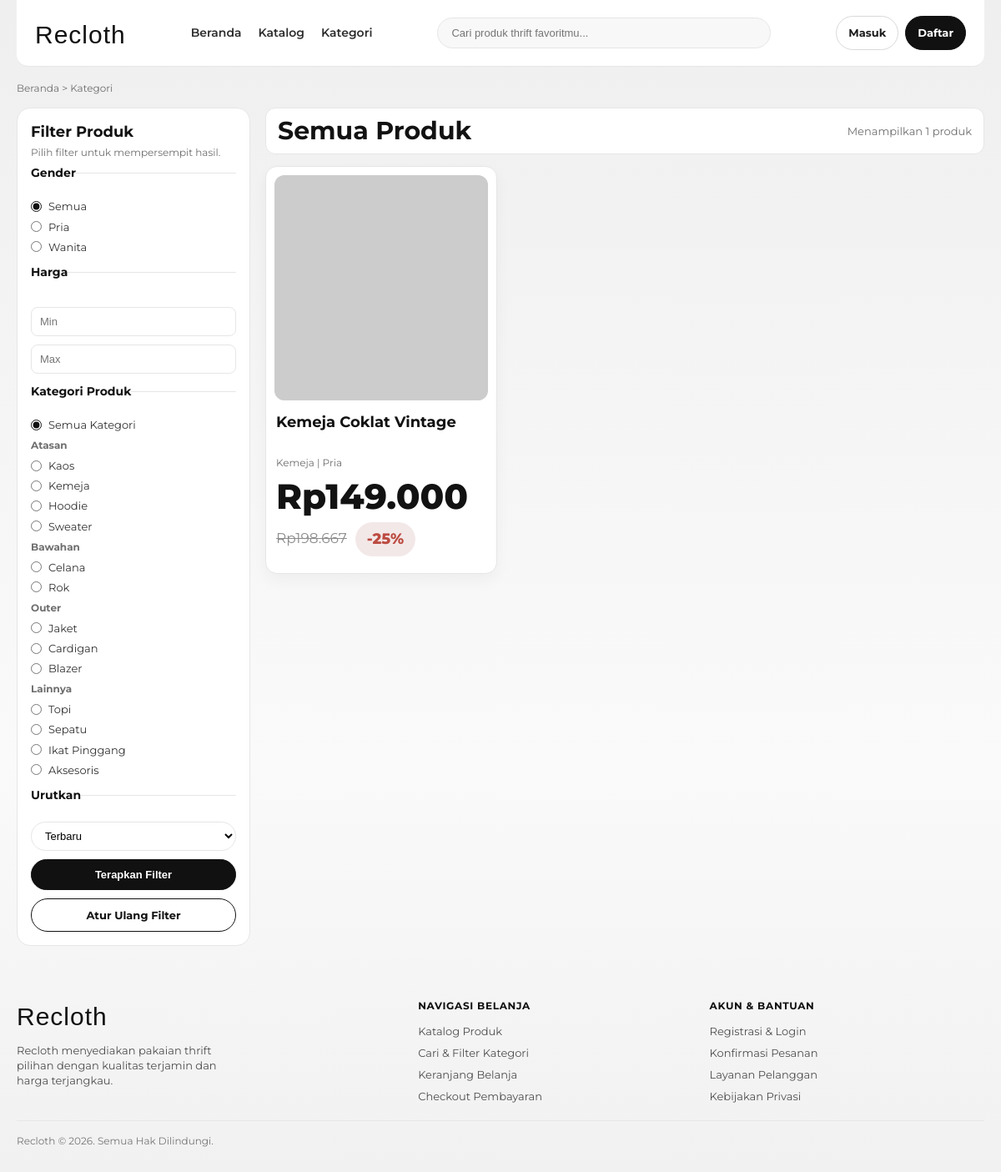
Page /src/user/category.php on the committed database.
### tables this page shows
CREATE TABLE products (
  id INT AUTO_INCREMENT PRIMARY KEY,
  name VARCHAR(255),
  description TEXT,
  gender ENUM('pria', 'wanita') NULL,
  condition_status VARCHAR(100) NULL,
  size_label VARCHAR(50) NULL,
  production_year YEAR NULL,
  material VARCHAR(120) NULL,
  image VARCHAR(255) NULL,
  price DECIMAL(10,2),
  stock INT,
  discount_percent INT DEFAULT 0,
  category_id INT,
  created_at TIMESTAMP DEFAULT CURRENT_TIMESTAMP,
  FOREIGN KEY (category_id) REFERENCES categories(id)
    ON DELETE CASCADE
);

CREATE TABLE categories (
  id INT AUTO_INCREMENT PRIMARY KEY,
  name VARCHAR(255),
  created_at TIMESTAMP DEFAULT CURRENT_TIMESTAMP
);

### src/config/product_repository.php (called while the page is built, shortened)
<?php
function recloth_get_product_schema(PDO $pdo): array
{
    $columnsStmt = $pdo->query('SHOW COLUMNS FROM products');
    $columns = array_map('strtolower', $columnsStmt->fetchAll(PDO::FETCH_COLUMN));
    $galleryTableStmt = $pdo->query("SHOW TABLES LIKE 'product_images'");
    $hasGalleryTable = (bool) $galleryTableStmt->fetchColumn();
    $cache = [
        'has_gender' => in_array('gender', $columns, true),
        'has_image' => in_array('image', $columns, true),
        'has_condition' => in_array('condition_status', $columns, true),
        'has_size' => in_array('size_label', $columns, true),
        'has_year' => in_array('production_year', $columns, true),
        'has_material' => in_array('material', $columns, true),
        'has_gallery_table' => $hasGalleryTable,
    ];
    return $cache;
}
function recloth_base_product_select(array $schema): string
{
    $discountCol = "COALESCE(p.discount_percent, 0)";
    return "
        SELECT
            p.id,
            p.name,
            p.description,
            p.price,
            p.stock,
            " . $discountCol . " AS discount_percent,
            " . ($schema['has_image'] ? "IF(p.image LIKE 'uploads/%', CONCAT('/src/admin/', p.image), p.image)" : "''") . " AS image,
            " . ($schema['has_gender'] ? 'p.gender' : "''") . " AS gender,
            " . ($schema['has_condition'] ? 'p.condition_status' : "''") . " AS condition_status,
            " . ($schema['has_size'] ? 'p.size_label' : "''") . " AS size_label,
            " . ($schema['has_year'] ? 'p.production_year' : 'NULL') . " AS production_year,
            " . ($schema['has_material'] ? 'p.material' : "''") . " AS material,
            c.name AS category_name
        FROM products p
        LEFT JOIN categories c ON c.id = p.category_id
    ";
}
function recloth_fetch_products(PDO $pdo, array $options = []): array
{
    $schema = recloth_get_product_schema($pdo);
    $sql = recloth_base_product_select($schema);
    $search = trim((string) ($options['search'] ?? ''));
    $gender = strtolower(trim((string) ($options['gender'] ?? '')));
    $category = strtolower(trim((string) ($options['category'] ?? '')));
    $sort = trim((string) ($options['sort'] ?? 'terbaru'));
    $minPrice = $options['min_price'] ?? null;
    $maxPrice = $options['max_price'] ?? null;
    $limit = $options['limit'] ?? null;
    $featured = (bool) ($options['featured'] ?? false);
    $params = [];
    if ($featured) {
        $sql .= ' ORDER BY COALESCE(p.discount_percent, 0) DESC, p.stock DESC, p.created_at DESC, p.id DESC';
    } elseif ($sort === 'harga_terendah') {
        $sql .= ' ORDER BY p.price ASC';
    } elseif ($sort === 'harga_tertinggi') {
        $sql .= ' ORDER BY p.price DESC';
    } else {
        $sql .= ' ORDER BY p.created_at DESC, p.id DESC';
    }
    $stmt = $pdo->prepare($sql);
    $stmt->execute($params);
    return $stmt->fetchAll(PDO::FETCH_ASSOC);
}

### src/user/category.php (the view, shortened to what this page needs)
<?php
require '../config/database.php';
require '../config/product_repository.php';
$search = trim($_GET['search'] ?? '');
$gender = strtolower(trim($_GET['gender'] ?? ''));
$category = strtolower(trim($_GET['category'] ?? ($_GET['kategori'] ?? '')));
$minRaw = trim($_GET['min'] ?? '');
$maxRaw = trim($_GET['max'] ?? '');
$sort = trim($_GET['sort'] ?? 'terbaru');
$minPrice = is_numeric($minRaw) ? (float) $minRaw : null;
$maxPrice = is_numeric($maxRaw) ? (float) $maxRaw : null;
$kategoriMap = [
    'Atasan' => ['kaos', 'kemeja', 'hoodie', 'sweater'],
    'Bawahan' => ['celana', 'rok'],
    'Outer' => ['jaket', 'cardigan', 'blazer'],
    'Lainnya' => ['topi', 'sepatu', 'ikat pinggang', 'aksesoris'],
];
$pdo->setAttribute(PDO::ATTR_ERRMODE, PDO::ERRMODE_EXCEPTION);
$products = recloth_fetch_products($pdo, [
    'search' => $search,
    'gender' => $gender,
    'category' => $category,
    'min_price' => $minPrice,
    'max_price' => $maxPrice,
    'sort' => $sort,
]);
$produkText = $category !== '' ? ucfirst($category) : 'Semua Produk';
function rupiah($price): string
{
    return 'Rp' . number_format((float) $price, 0, ',', '.');
}
function priceBeforeDiscount($price, int $discountPercent = 0): float
{
    $discountPercent = max(0, min(90, $discountPercent));
    return (float) $price / (1 - ($discountPercent / 100));
}
function e($text): string
{
    return htmlspecialchars((string) $text, ENT_QUOTES, 'UTF-8');
}
?>
<!DOCTYPE html>
<html lang="id">
<head>
</head>
<body>
<div class="site-wrap">
    <nav class="navbar">
        <a class="brand" href="../../index.php">Recloth</a>
        <ul class="menu">
            <li><a href="../../index.php">Beranda</a></li>
            <li><a href="catalog.php">Katalog</a></li>
            <li><a href="category.php">Kategori</a></li>
        </ul>
        <div class="search">
            <input type="text" value="<?= e($search) ?>" form="filter-form" name="search" placeholder="Cari produk thrift favoritmu...">
        </div>
        <div class="nav-actions">
            <?php if (isset($_SESSION['user_id'])): ?>
                <a class="cart-icon" href="cart.php" aria-label="Keranjang">
                    <svg viewBox="0 0 24 24" fill="none" xmlns="http://www.w3.org/2000/svg" aria-hidden="true">
                        <path d="M3 4H5L7.3 14.2C7.5 15.1 8.3 15.8 9.2 15.8H17.8C18.7 15.8 19.5 15.1 19.7 14.2L21 8H6" stroke="currentColor" stroke-width="1.8" stroke-linecap="round" stroke-linejoin="round"/>
                        <circle cx="9.5" cy="19" r="1.2" fill="currentColor"/>
                        <circle cx="17.5" cy="19" r="1.2" fill="currentColor"/>
                    </svg>
                </a>
                <a class="cart-icon" href="profile.php" aria-label="Profil">
                    <svg viewBox="0 0 24 24" fill="none" xmlns="http://www.w3.org/2000/svg" aria-hidden="true">
                        <path d="M20 21V19C20 17.9391 19.5786 16.9217 18.8284 16.1716C18.0783 15.4214 17.0609 15 16 15H8C6.93913 15 5.92172 15.4214 5.17157 16.1716C4.42143 16.9217 4 17.9391 4 19V21" stroke="currentColor" stroke-width="1.8" stroke-linecap="round" stroke-linejoin="round"/>
                        <circle cx="12" cy="7" r="4" stroke="currentColor" stroke-width="1.8" stroke-linecap="round" stroke-linejoin="round"/>
                    </svg>
                </a>
                <a class="cart-icon" href="../config/logout.php" aria-label="Logout" style="color: #d24e4e;">
                    <svg viewBox="0 0 24 24" fill="none" xmlns="http://www.w3.org/2000/svg" aria-hidden="true">
                        <path stroke="currentColor" stroke-width="1.8" stroke-linecap="round" stroke-linejoin="round" d="M17 16l4-4m0 0l-4-4m4 4H7m6 4v1a3 3 0 01-3 3H6a3 3 0 01-3-3V7a3 3 0 013-3h4a3 3 0 013 3v1"/>
                    </svg>
                </a>
            <?php else: ?>
                <div class="auth-links">
                    <a class="masuk" href="login.php">Masuk</a>
                    <a class="daftar" href="register.php">Daftar</a>
                </div>
            <?php endif; ?>
        </div>
    </nav>
    <p class="breadcrumb">Beranda &gt; Kategori</p>
    <div class="catalog-layout">
        <aside class="sidebar">
            <h3>Filter Produk</h3>
            <p>Pilih filter untuk mempersempit hasil.</p>
            <form id="filter-form" method="GET" action="category.php">
                <fieldset class="filter-group">
                    <legend>Gender</legend>
                    <ul class="filter-list">
                        <li><label><input type="radio" name="gender" value="" <?= $gender === '' ? 'checked' : '' ?>> Semua</label></li>
                        <li><label><input type="radio" name="gender" value="pria" <?= $gender === 'pria' ? 'checked' : '' ?>> Pria</label></li>
                        <li><label><input type="radio" name="gender" value="wanita" <?= $gender === 'wanita' ? 'checked' : '' ?>> Wanita</label></li>
                    </ul>
                </fieldset>
                <fieldset class="filter-group">
                    <legend>Harga</legend>
                    <div class="price-row">
                        <input type="number" name="min" min="0" step="1000" placeholder="Min" value="<?= e($minRaw) ?>">
                        <input type="number" name="max" min="0" step="1000" placeholder="Max" value="<?= e($maxRaw) ?>">
                    </div>
                </fieldset>
                <fieldset class="filter-group">
                    <legend>Kategori Produk</legend>
                    <ul class="filter-list">
                        <li><label><input type="radio" name="category" value="" <?= $category === '' ? 'checked' : '' ?>> Semua Kategori</label></li>
                    </ul>
                    <?php foreach ($kategoriMap as $group => $items): ?>
                        <p class="group-label"><?= e($group) ?></p>
                        <ul class="filter-list">
                            <?php foreach ($items as $item): ?>
                                <li>
                                    <label>
                                        <input type="radio" name="category" value="<?= e($item) ?>" <?= $category === $item ? 'checked' : '' ?>>
                                        <?= e(ucwords($item)) ?>
                                    </label>
                                </li>
                            <?php endforeach; ?>
                        </ul>
                    <?php endforeach; ?>
                </fieldset>
                <fieldset class="filter-group">
                    <legend>Urutkan</legend>
                    <select class="sort-select" name="sort">
                        <option value="terbaru" <?= $sort === 'terbaru' ? 'selected' : '' ?>>Terbaru</option>
                    </select>
                </fieldset>
                <button class="apply-btn" type="submit">Terapkan Filter</button>
                <a class="reset-btn" href="category.php">Atur Ulang Filter</a>
            </form>
        </aside>
        <section class="content">
            <div class="content-head">
                <h1><?= e($produkText) ?></h1>
                <div class="info-sort">
                    <span>Menampilkan <?= count($products) ?> produk</span>
                </div>
            </div>
            <?php if (empty($products)): ?>
                <div class="empty">Produk tidak ditemukan. Coba ubah pencarian atau filter.</div>
            <?php else: ?>
                <div class="grid">
                    <?php foreach ($products as $product): ?>
                        <?php $discount = (int) ($product['discount_percent'] ?? 0); ?>
                        <?php $oldPrice = priceBeforeDiscount((float) $product['price'], $discount); ?>
                        <article class="card">
                            <a class="card-link" href="detail_product.php?id=<?= (int) $product['id'] ?>" aria-label="Lihat detail <?= e($product['name']) ?>">
                                <div class="img-wrap">
                                    <?php if (!empty($product['image'])): ?>
                                        <img src="<?= e($product['image']) ?>" alt="<?= e($product['name']) ?>">
                                    <?php else: ?>
                                        <div class="img-fallback">Gambar belum tersedia</div>
                                    <?php endif; ?>
                                </div>
                                <div class="card-body">
                                    <h2 class="product-name"><?= e($product['name']) ?></h2>
                                    <p class="meta">
                                        <?= e(ucwords((string) ($product['category_name'] ?? '-'))) ?>
                                        <?php if (!empty($product['gender'])): ?>
                                            | <?= e(ucfirst((string) $product['gender'])) ?>
                                        <?php endif; ?>
                                    </p>
                                    <div class="price-row">
                                        <p class="price"><?= rupiah($product['price']) ?></p>
                                        <?php if ($discount > 0): ?>
                                            <p class="old-price"><?= rupiah($oldPrice) ?></p>
                                            <span class="discount">-<?= (int) $discount ?>%</span>
                                        <?php endif; ?>
                                    </div>
                                </div>
                            </a>
                        </article>
                    <?php endforeach; ?>
                </div>
            <?php endif; ?>
        </section>
    </div>
    <footer>
        <section>
            <a class="brand" href="../../index.php">Recloth</a>
            <p style="margin-top: 10px; max-width: 280px;">Recloth menyediakan pakaian thrift pilihan dengan kualitas terjamin dan harga terjangkau.</p>
        </section>
        <section>
            <h5>Navigasi Belanja</h5>
            <ul>
                <li>Katalog Produk</li>
                <li>Cari &amp; Filter Kategori</li>
                <li>Keranjang Belanja</li>
                <li>Checkout Pembayaran</li>
            </ul>
        </section>
        <section>
            <h5>Akun &amp; Bantuan</h5>
            <ul>
                <li>Registrasi &amp; Login</li>
                <li>Konfirmasi Pesanan</li>
                <li>Layanan Pelanggan</li>
                <li>Kebijakan Privasi</li>
            </ul>
        </section>
    </footer>
    <p class="copyright">Recloth © <?= date('Y') ?>. Semua Hak Dilindungi.</p>
</div>
</body>
</html>

### rows in the picture
products: name "Kemeja Coklat Vintage", category.name "Kemeja", gender "Pria", price "Rp149.000", oldPrice "Rp198.667", discount "25"

### other values in the picture
$group "Atasan"
$item "Kaos"
$item "Kemeja"
$item "Hoodie"
$item "Sweater"
$group "Bawahan"
$item "Celana"
$item "Rok"
$group "Outer"
$item "Jaket"
$item "Cardigan"
$item "Blazer"
$group "Lainnya"
$item "Topi"
$item "Sepatu"
